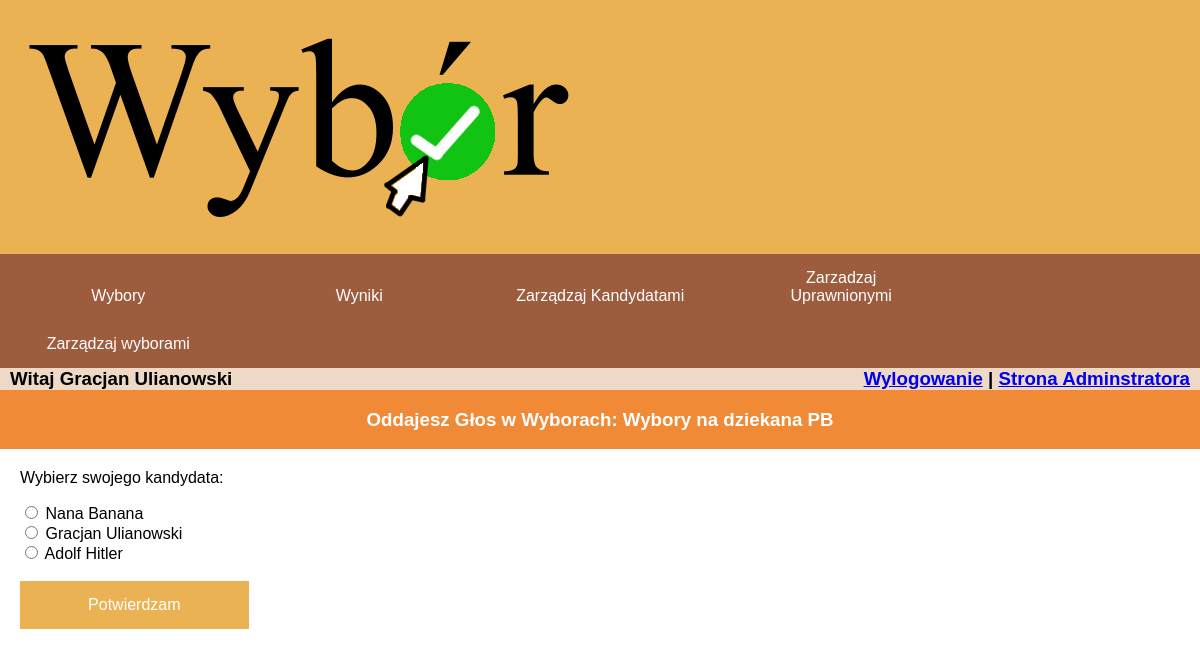
/wybory/3/ (signed in), run on an earlier commit of the app's database.
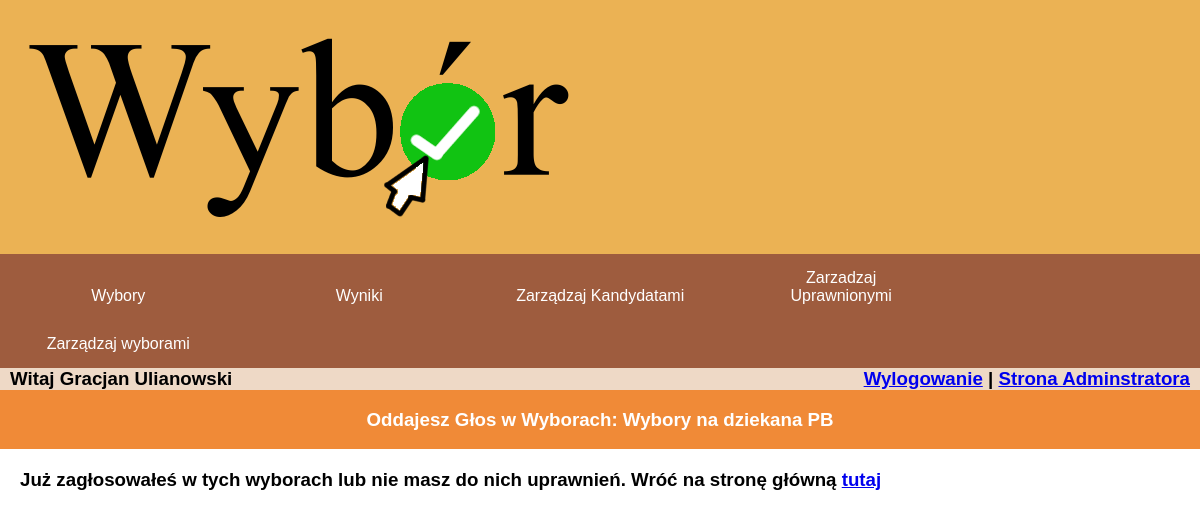
And on a later commit of the database.
### base/models.py (models this page shows)
class Kandydaci(models.Model):
    id_wyborow = models.ForeignKey(Wybory, on_delete=models.CASCADE)
    pesel = models.ForeignKey(User, on_delete=models.CASCADE)
    poparcie = models.PositiveSmallIntegerField(default=0)
    class Meta:
        verbose_name_plural = 'Kandydaci'
    def __str__(self):
        return self.pesel.__str__()

### base/views.py (the view, shortened to what this page needs)
# urls.py: path('wybory/<str:pk>/', views.wybory, name='wybory'),
@login_required
def wybory(request, pk):
    wybory = Wybory.objects.get(id=pk)
    kandydaci = Kandydaci.objects.filter(id_wyborow=pk)
    uprawnieni = Uprawnieni.objects.filter(id_wyborow=wybory)
    if not request.user.is_authenticated:   # jeżeli jest niezalogowany
        valid = False
    elif uprawnieni.filter(pesel=request.user).exists() and not uprawnieni.get(pesel=request.user).CzyZaglosowal:
        valid = True
    else:
        valid = False
    valid = valid
    context = {
        'wybory': wybory,
        'kandydaci': kandydaci,
        'valid': valid,
    }
    return render(request, 'base/wybory.html', context)

### base/templates/base/wybory.html (shortened to what this page needs)
{% extends 'main.html' %}
{% block content %}
    <div class="home-container1">
    <h3 style="color:white;text-align:center;">Oddajesz Głos w Wyborach: {{ wybory.nazwa }}</h3>
    </div>
    {% include 'base/wybory_form.html' %}
{% endblock %}

### base/templates/base/wybory_form.html (shortened to what this page needs)
<div style="margin: 20px 20px 20px 20px">
    {% if valid  %}
        <form method="post" action="">
            <p>Wybierz swojego kandydata:</p>
            {% for kandydat in kandydaci %}
                <input type="radio" id="{{ kandydat }}" name="kandydat" value={{ kandydat }}>
                <label for="html"> {{ kandydat.pesel.first_name }} {{ kandydat.pesel.last_name }} </label><br>
            {% endfor %}
            <br>
            <input class="buttonVote" type="submit" value="Potwierdzam">
        </form>
    {% else %}
        <h3>Już zagłosowałeś w tych wyborach lub nie masz do nich uprawnień. Wróć na stronę główną <a href="{% url 'home' %}">tutaj</a> </h3>
    {% endif %}
</div>

What changed in the data, as far as the page shows it:
no longer on this page (row unchanged): Kandydaci: pesel.first_name "Nana", pesel.last_name "Banana"
no longer on this page (row unchanged): Kandydaci: pesel.first_name "Gracjan", pesel.last_name "Ulianowski"
no longer on this page (row edited): Kandydaci: pesel.first_name "Adolf", pesel.last_name "Hitler"
Also different on the page:
form field value: "Potwierdzam" → (not shown)
text no longer shown: "Wybierz swojego kandydata:"
text now shown: "Już zagłosowałeś w tych wyborach lub nie masz do nich uprawnień. Wróć na stronę główną tutaj"
